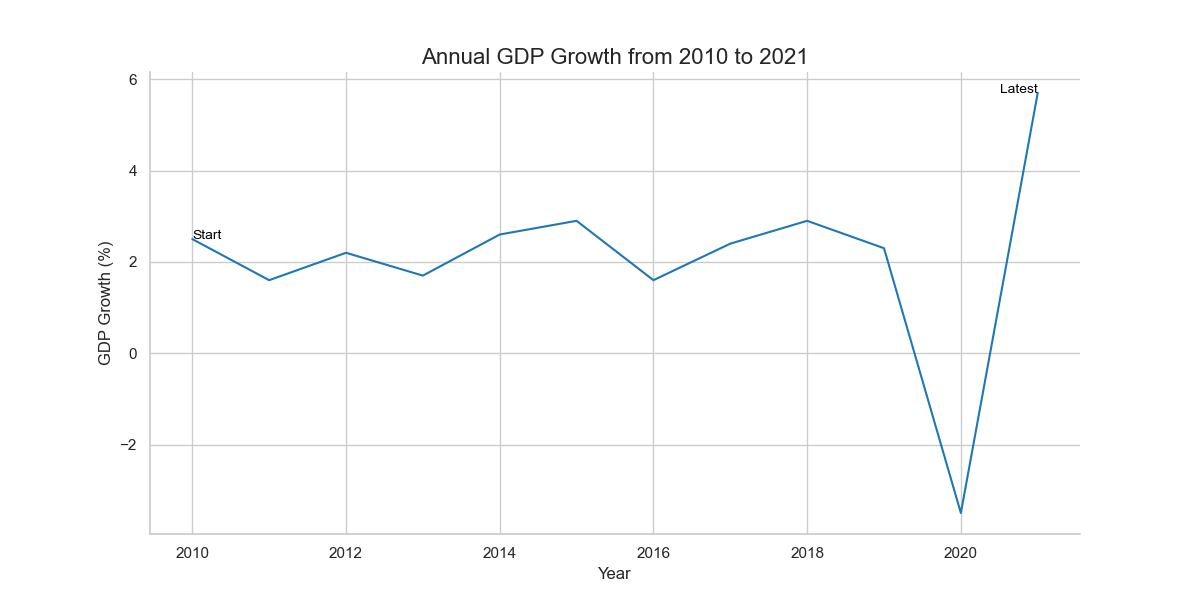

This figure's Python source:

import seaborn as sns
import pandas as pd
import matplotlib.pyplot as plt

# Data points from the given table
data = {
    'Year': [2010, 2011, 2012, 2013, 2014, 2015, 2016, 2017, 2018, 2019, 2020, 2021],
    'GDP Growth': [2.5, 1.6, 2.2, 1.7, 2.6, 2.9, 1.6, 2.4, 2.9, 2.3, -3.5, 5.7]
}

# Convert data into DataFrame
df = pd.DataFrame(data)

# Create the line plot
plt.figure(figsize=(12, 6))  # Modify width and height
sns.lineplot(x='Year', y='GDP Growth', data=df, color='#1f77b4')  # Change the color scheme

# Adding annotations for the start and end points
plt.text(2010, 2.5, 'Start', horizontalalignment='left', size='small', color='black')
plt.text(2021, 5.7, 'Latest', horizontalalignment='right', size='small', color='black')

# Setting the title and labels
plt.title('Annual GDP Growth from 2010 to 2021', fontsize=16)
plt.xlabel('Year', fontsize=12)
plt.ylabel('GDP Growth (%)', fontsize=12)

sns.despine()
plt.show()
